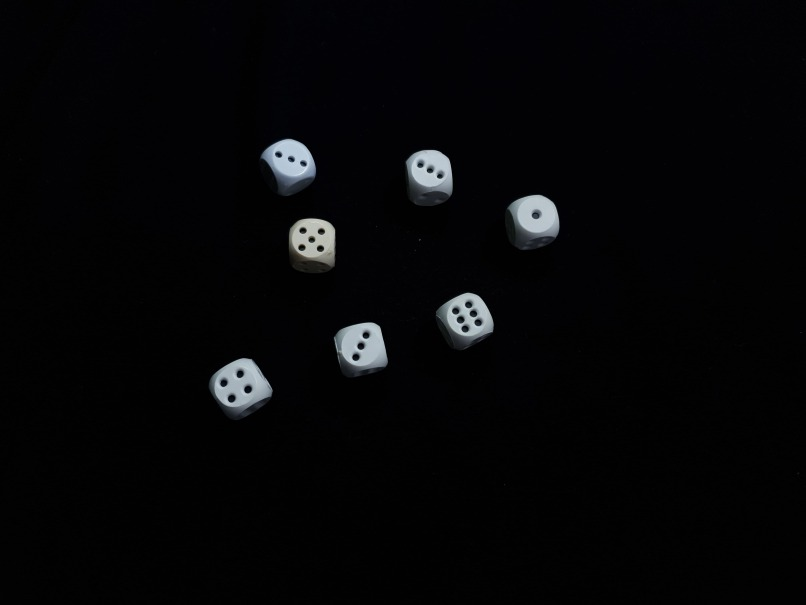
#> input picture projekt/dice.jpg, 806 x 605 px
$ jupyter execute --allow-errors dice.ipynb   (shell and % lines are left out)
#> lines starting #> are read from the running program, lines starting #| are printed output that depends on the picture; after the words box and inside, x2 and y2 are one past the last pixel; in counts of white or black regions, pixels touching at a corner belong together
[cell 1]
import matplotlib.pyplot as plt
from skimage.color import rgb2gray
from skimage.transform import hough_circle as hc, hough_circle_peaks as hcp
from skimage import io
from skimage.feature import canny
import numpy as np
from matplotlib.patches import Circle
from skimage.draw import circle_perimeter as cp

[cell 2]
p = io.imread('dice.jpg')
#> p is the input picture: shape (605, 806, 3); mean R, G, B 5.8, 6.1, 7.3
p1 = p.copy()
b = rgb2gray(p)

[cell 3]
ex = canny(b, sigma=3)
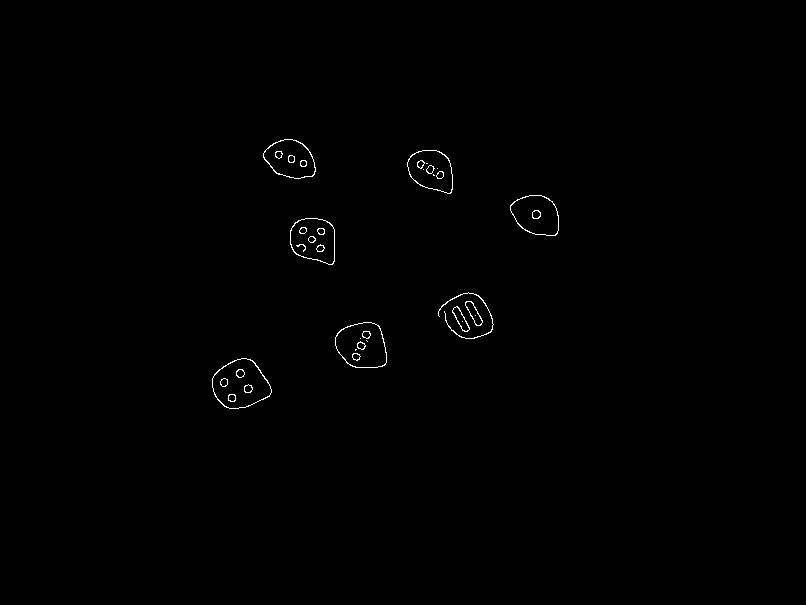
#> ex: shape (605, 806) bool; 0.38% white in thin lines or dots, all inside (x1, y1, x2, y2) = (212, 139, 559, 409)
plt.figure(figsize=(20,10))
plt.imshow(ex)

[cell 4]
rad = np.arange(5, 50)
hres = hc(ex, rad)

[cell 5]
plt.figure(figsize=(20,10))
accums, cx, cy, radii = hcp(hres, rad, total_num_peaks=10)
#> accums = [0.525, 0.5, 0.5, 0.475, 0.475, 0.475, 0.469, 0.469, 0.469, 0.458]; cx = [301, 299, 298, 309, 269, 427, 469, 477, 329, 270]; cy = [250, 249, 250, 170, 155, 169, 306, 320, 259, 155]; radii = [6, 6, 5, 6, 6, 6, 5, 5, 5, 7]

[cell 6]
p1 = p.copy()
b1 = b.copy()
q = p1 #np.zeros(p1.shape)
plt.figure(0, (20, 10))

for x, y, r in zip(cx, cy, radii):
    yy,xx = cp(y, x, r)
    q[yy,xx]=[1, 0, 0]
    print(x, y, r)
#> this loop made 10 passes
#> (x, y, r) on passes 1 to 10: (301, 250, 6), (299, 249, 6), (298, 250, 5), (309, 170, 6), (269, 155, 6), (427, 169, 6), (469, 306, 5), (477, 320, 5), (329, 259, 5), (270, 155, 7)
#| 301 250 6
#| 299 249 6
#| 298 250 5
#| 309 170 6
#| 269 155 6
#| 427 169 6
#| 469 306 5
#| 477 320 5
#> (further printed lines are left out)
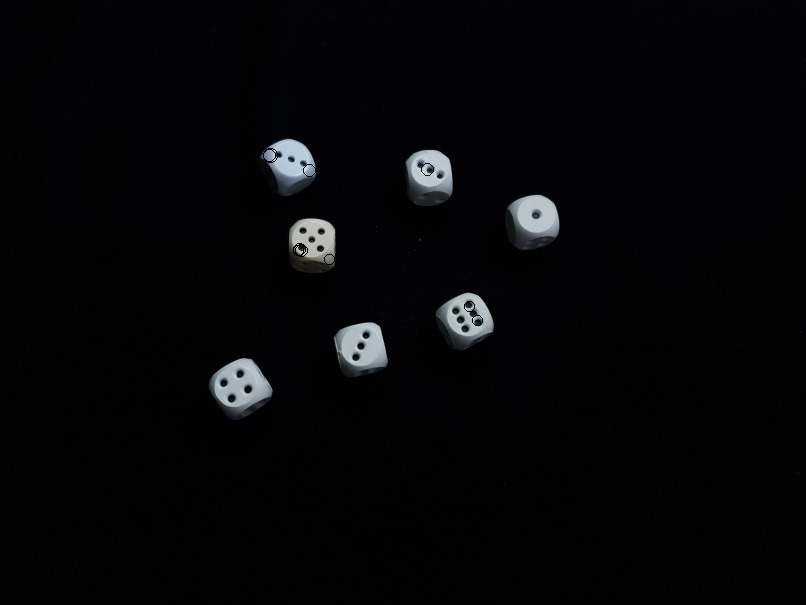
#> q: shape (605, 806, 3); 0.06% of pixels changed, all inside (x1, y1, x2, y2) = (263, 148, 483, 326)
plt.imshow(q)
plt.show()

$ run again, with projekt/b3side.jpg copied over projekt/dice.jpg
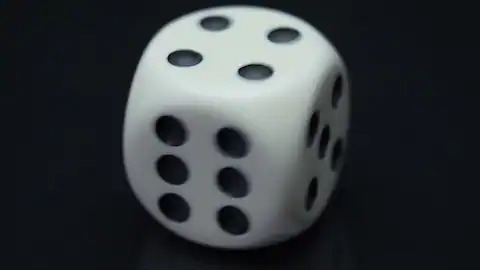
#> input picture projekt/b3side.jpg, 480 x 270 px
#> p is the input picture: shape (270, 480, 3); mean R, G, B 52.7, 57.3, 60.4
#> `ex = canny(b, sigma=3)`:
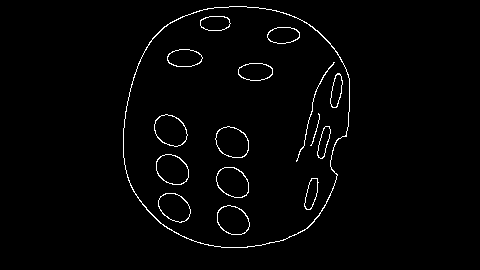
#> ex: shape (270, 480) bool; 1.8% white in thin lines or dots, all inside (x1, y1, x2, y2) = (123, 6, 350, 248)
#> accums = [0.575, 0.575, 0.542, 0.521, 0.5, 0.5, 0.5, 0.5, 0.5, 0.475]; cx = [293, 206, 265, 174, 266, 244, 173, 294, 205, 196]; cy = [34, 23, 71, 58, 71, 71, 58, 34, 23, 58]; radii = [6, 6, 7, 7, 6, 6, 6, 5, 5, 6]
#> the loop `for x, y, r in zip(cx, cy, radii):` made 10 passes
#> (x, y, r) on passes 1 to 8: (293, 34, 6), (206, 23, 6), (265, 71, 7), (174, 58, 7), (266, 71, 6), (244, 71, 6), (173, 58, 6), (294, 34, 5)
#> (printed output is left out)
#> after the loop `for x, y, r in zip(cx, cy, radii):`:
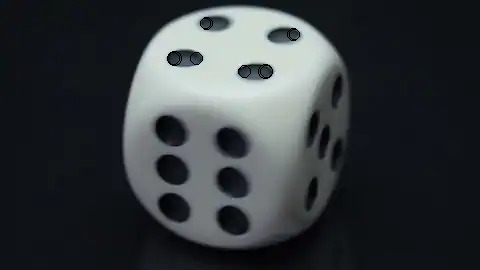
#> q: shape (270, 480, 3); 0.22% of pixels changed, all inside (x1, y1, x2, y2) = (167, 17, 300, 79)
